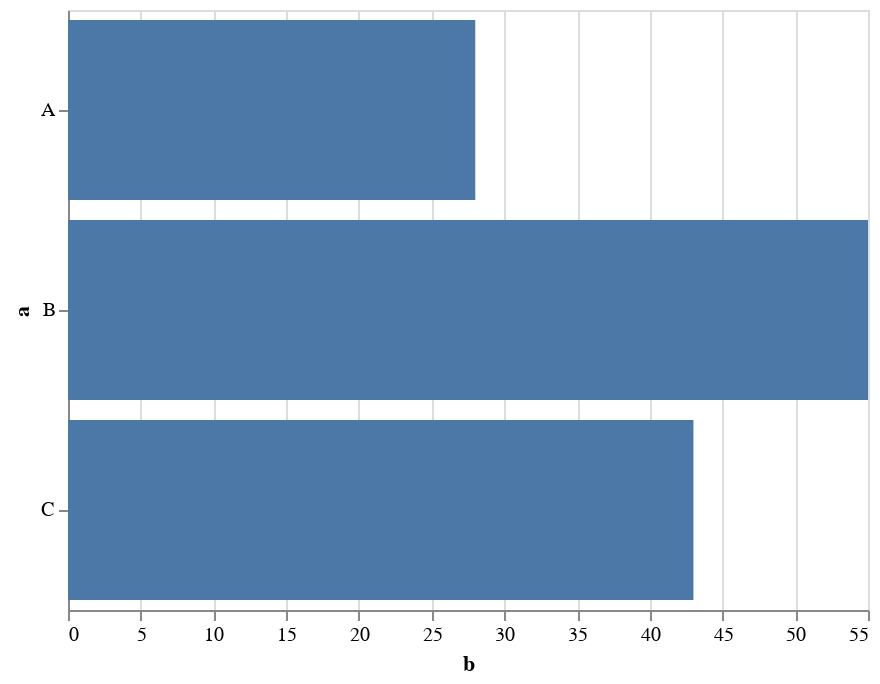

This figure's notebook cell:
### Markdown cell above
## 1 - Grafico simple

### Code cell
from altair import Chart
import pandas as pd

data = pd.DataFrame({
    'a': ['A', 'B', 'C'],
    'b': [28, 55, 43]
})

chart = Chart(data).mark_bar().encode(
    x='b',
    y='a',
)
chart

### Figure 1 — Vega-Lite specification as saved in the notebook (floating-point values rounded to 4 significant figures)
{"$schema": "https://vega.github.io/schema/vega-lite/v2.json", "config": {"view": {"height": 300, "width": 400}}, "data": {"values": [{"a": "A", "b": 28}, {"a": "B", "b": 55}, {"a": "C", "b": 43}]}, "encoding": {"x": {"field": "b", "type": "quantitative"}, "y": {"field": "a", "type": "nominal"}}, "mark": "bar"}
